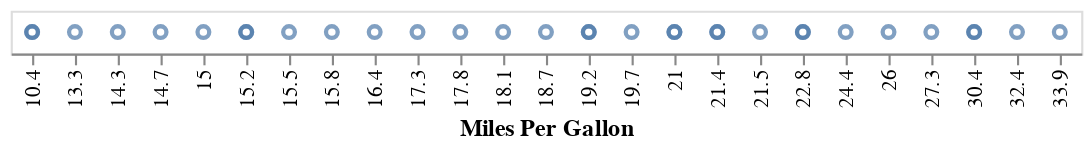

Write notebook code for a chart like this one.
### Markdown cell above
To break this apart: We grabbed the Altair library (`alt`) and told it to create a chart using the mtcars data frame (`.Chart(mtcars)`). We then said, for this chart use points as the mark style (`.mark_point`). We want to encode the points using the X location (`.encode(alt.X(`) as determined by the miles per gallon (`'MPG'`) variable which is a quantitative variable (`,type='quantitative'))`).

A side note: strictly speaking, we could have used `mark_circle` instead of `mark_point` if all we ever wanted were circle shapes. We're going to switch the shape later so we'll just keep using `mark_point`.

Notice that we get a nice visualization with an axis and axis label and we didn't need to do much work to get it. In fact, we could even do less work, there's a shortcut to specify the variable type (the `:Q` at the end of the variable name):

### Code cell
#1.7  We can also use a shortcut to indicate the variable type

alt.Chart(mtcars).mark_point().encode(
    alt.X('MPG:O',title='Miles Per Gallon')
)

### Figure 1 — Vega-Lite specification as saved in the notebook (floating-point values rounded to 4 significant figures)
{"config": {"view": {"continuousWidth": 300, "continuousHeight": 300}}, "data": {"name": "data-a4c85d0c7c83a07683be57f0abc670da"}, "mark": {"type": "point"}, "encoding": {"x": {"field": "MPG", "title": "Miles Per Gallon", "type": "ordinal"}}, "$schema": "https://vega.github.io/schema/vega-lite/v5.20.1.json", "datasets": {"data-a4c85d0c7c83a07683be57f0abc670da": [{"model": "Mazda RX4", "MPG": 21.0, "cylinders": 6, "displacement": 160.0, "HP": 110, "rear_axle_ratio": 3.9, "weight": 2.62, "qsec": 16.46, "vs": 0, "transmission": 1, "gears": 4, "carb": 4}, {"model": "Mazda RX4 Wag", "MPG": 21.0, "cylinders": 6, "displacement": 160.0, "HP": 110, "rear_axle_ratio": 3.9, "weight": 2.875, "qsec": 17.02, "vs": 0, "transmission": 1, "gears": 4, "carb": 4}, {"model": "Datsun 710", "MPG": 22.8, "cylinders": 4, "displacement": 108.0, "HP": 93, "rear_axle_ratio": 3.85, "weight": 2.32, "qsec": 18.61, "vs": 1, "transmission": 1, "gears": 4, "carb": 1}, {"model": "Hornet 4 Drive", "MPG": 21.4, "cylinders": 6, "displacement": 258.0, "HP": 110, "rear_axle_ratio": 3.08, "weight": 3.215, "qsec": 19.44, "vs": 1, "transmission": 0, "gears": 3, "carb": 1}, {"model": "Hornet Sportabout", "MPG": 18.7, "cylinders": 8, "displacement": 360.0, "HP": 175, "rear_axle_ratio": 3.15, "weight": 3.44, "qsec": 17.02, "vs": 0, "transmission": 0, "gears": 3, "carb": 2}, {"model": "Valiant", "MPG": 18.1, "cylinders": 6, "displacement": 225.0, "HP": 105, "rear_axle_ratio": 2.76, "weight": 3.46, "qsec": 20.22, "vs": 1, "transmission": 0, "gears": 3, "carb": 1}, {"model": "Duster 360", "MPG": 14.3, "cylinders": 8, "displacement": 360.0, "HP": 245, "rear_axle_ratio": 3.21, "weight": 3.57, "qsec": 15.84, "vs": 0, "transmission": 0, "gears": 3, "carb": 4}, {"model": "Merc 240D", "MPG": 24.4, "cylinders": 4, "displacement": 146.7, "HP": 62, "rear_axle_ratio": 3.69, "weight": 3.19, "qsec": 20.0, "vs": 1, "transmission": 0, "gears": 4, "carb": 2}, {"model": "Merc 230", "MPG": 22.8, "cylinders": 4, "displacement": 140.8, "HP": 95, "rear_axle_ratio": 3.92, "weight": 3.15, "qsec": 22.9, "vs": 1, "transmission": 0, "gears": 4, "carb": 2}, {"model": "Merc 280", "MPG": 19.2, "cylinders": 6, "displacement": 167.6, "HP": 123, "rear_axle_ratio": 3.92, "weight": 3.44, "qsec": 18.3, "vs": 1, "transmission": 0, "gears": 4, "carb": 4}, {"model": "Merc 280C", "MPG": 17.8, "cylinders": 6, "displacement": 167.6, "HP": 123, "rear_axle_ratio": 3.92, "weight": 3.44, "qsec": 18.9, "vs": 1, "transmission": 0, "gears": 4, "carb": 4}, {"model": "Merc 450SE", "MPG": 16.4, "cylinders": 8, "displacement": 275.8, "HP": 180, "rear_axle_ratio": 3.07, "weight": 4.07, "qsec": 17.4, "vs": 0, "transmission": 0, "gears": 3, "carb": 3}, {"model": "Merc 450SL", "MPG": 17.3, "cylinders": 8, "displacement": 275.8, "HP": 180, "rear_axle_ratio": 3.07, "weight": 3.73, "qsec": 17.6, "vs": 0, "transmission": 0, "gears": 3, "carb": 3}, {"model": "Merc 450SLC", "MPG": 15.2, "cylinders": 8, "displacement": 275.8, "HP": 180, "rear_axle_ratio": 3.07, "weight": 3.78, "qsec": 18.0, "vs": 0, "transmission": 0, "gears": 3, "carb": 3}, {"model": "Cadillac Fleetwood", "MPG": 10.4, "cylinders": 8, "displacement": 472.0, "HP": 205, "rear_axle_ratio": 2.93, "weight": 5.25, "qsec": 17.98, "vs": 0, "transmission": 0, "gears": 3, "carb": 4}, {"model": "Lincoln Continental", "MPG": 10.4, "cylinders": 8, "displacement": 460.0, "HP": 215, "rear_axle_ratio": 3.0, "weight": 5.424, "qsec": 17.82, "vs": 0, "transmission": 0, "gears": 3, "carb": 4}, {"model": "Chrysler Imperial", "MPG": 14.7, "cylinders": 8, "displacement": 440.0, "HP": 230, "rear_axle_ratio": 3.23, "weight": 5.345, "qsec": 17.42, "vs": 0, "transmission": 0, "gears": 3, "carb": 4}, {"model": "Fiat 128", "MPG": 32.4, "cylinders": 4, "displacement": 78.7, "HP": 66, "rear_axle_ratio": 4.08, "weight": 2.2, "qsec": 19.47, "vs": 1, "transmission": 1, "gears": 4, "carb": 1}, {"model": "Honda Civic", "MPG": 30.4, "cylinders": 4, "displacement": 75.7, "HP": 52, "rear_axle_ratio": 4.93, "weight": 1.615, "qsec": 18.52, "vs": 1, "transmission": 1, "gears": 4, "carb": 2}, {"model": "Toyota Corolla", "MPG": 33.9, "cylinders": 4, "displacement": 71.1, "HP": 65, "rear_axle_ratio": 4.22, "weight": 1.835, "qsec": 19.9, "vs": 1, "transmission": 1, "gears": 4, "carb": 1}, {"model": "Toyota Corona", "MPG": 21.5, "cylinders": 4, "displacement": 120.1, "HP": 97, "rear_axle_ratio": 3.7, "weight": 2.465, "qsec": 20.01, "vs": 1, "transmission": 0, "gears": 3, "carb": 1}, {"model": "Dodge Challenger", "MPG": 15.5, "cylinders": 8, "displacement": 318.0, "HP": 150, "rear_axle_ratio": 2.76, "weight": 3.52, "qsec": 16.87, "vs": 0, "transmission": 0, "gears": 3, "carb": 2}, {"model": "AMC Javelin", "MPG": 15.2, "cylinders": 8, "displacement": 304.0, "HP": 150, "rear_axle_ratio": 3.15, "weight": 3.435, "qsec": 17.3, "vs": 0, "transmission": 0, "gears": 3, "carb": 2}, {"model": "Camaro Z28", "MPG": 13.3, "cylinders": 8, "displacement": 350.0, "HP": 245, "rear_axle_ratio": 3.73, "weight": 3.84, "qsec": 15.41, "vs": 0, "transmission": 0, "gears": 3, "carb": 4}, {"model": "Pontiac Firebird", "MPG": 19.2, "cylinders": 8, "displacement": 400.0, "HP": 175, "rear_axle_ratio": 3.08, "weight": 3.845, "qsec": 17.05, "vs": 0, "transmission": 0, "gears": 3, "carb": 2}, {"model": "Fiat X1-9", "MPG": 27.3, "cylinders": 4, "displacement": 79.0, "HP": 66, "rear_axle_ratio": 4.08, "weight": 1.935, "qsec": 18.9, "vs": 1, "transmission": 1, "gears": 4, "carb": 1}, {"model": "Porsche 914-2", "MPG": 26.0, "cylinders": 4, "displacement": 120.3, "HP": 91, "rear_axle_ratio": 4.43, "weight": 2.14, "qsec": 16.7, "vs": 0, "transmission": 1, "gears": 5, "carb": 2}, {"model": "Lotus Europa", "MPG": 30.4, "cylinders": 4, "displacement": 95.1, "HP": 113, "rear_axle_ratio": 3.77, "weight": 1.513, "qsec": 16.9, "vs": 1, "transmission": 1, "gears": 5, "carb": 2}, {"model": "Ford Pantera L", "MPG": 15.8, "cylinders": 8, "displacement": 351.0, "HP": 264, "rear_axle_ratio": 4.22, "weight": 3.17, "qsec": 14.5, "vs": 0, "transmission": 1, "gears": 5, "carb": 4}, {"model": "Ferrari Dino", "MPG": 19.7, "cylinders": 6, "displacement": 145.0, "HP": 175, "rear_axle_ratio": 3.62, "weight": 2.77, "qsec": 15.5, "vs": 0, "transmission": 1, "gears": 5, "carb": 6}, {"model": "Maserati Bora", "MPG": 15.0, "cylinders": 8, "displacement": 301.0, "HP": 335, "rear_axle_ratio": 3.54, "weight": 3.57, "qsec": 14.6, "vs": 0, "transmission": 1, "gears": 5, "carb": 8}, {"model": "Volvo 142E", "MPG": 21.4, "cylinders": 4, "displacement": 121.0, "HP": 109, "rear_axle_ratio": 4.11, "weight": 2.78, "qsec": 18.6, "vs": 1, "transmission": 1, "gears": 4, "carb": 2}]}}
